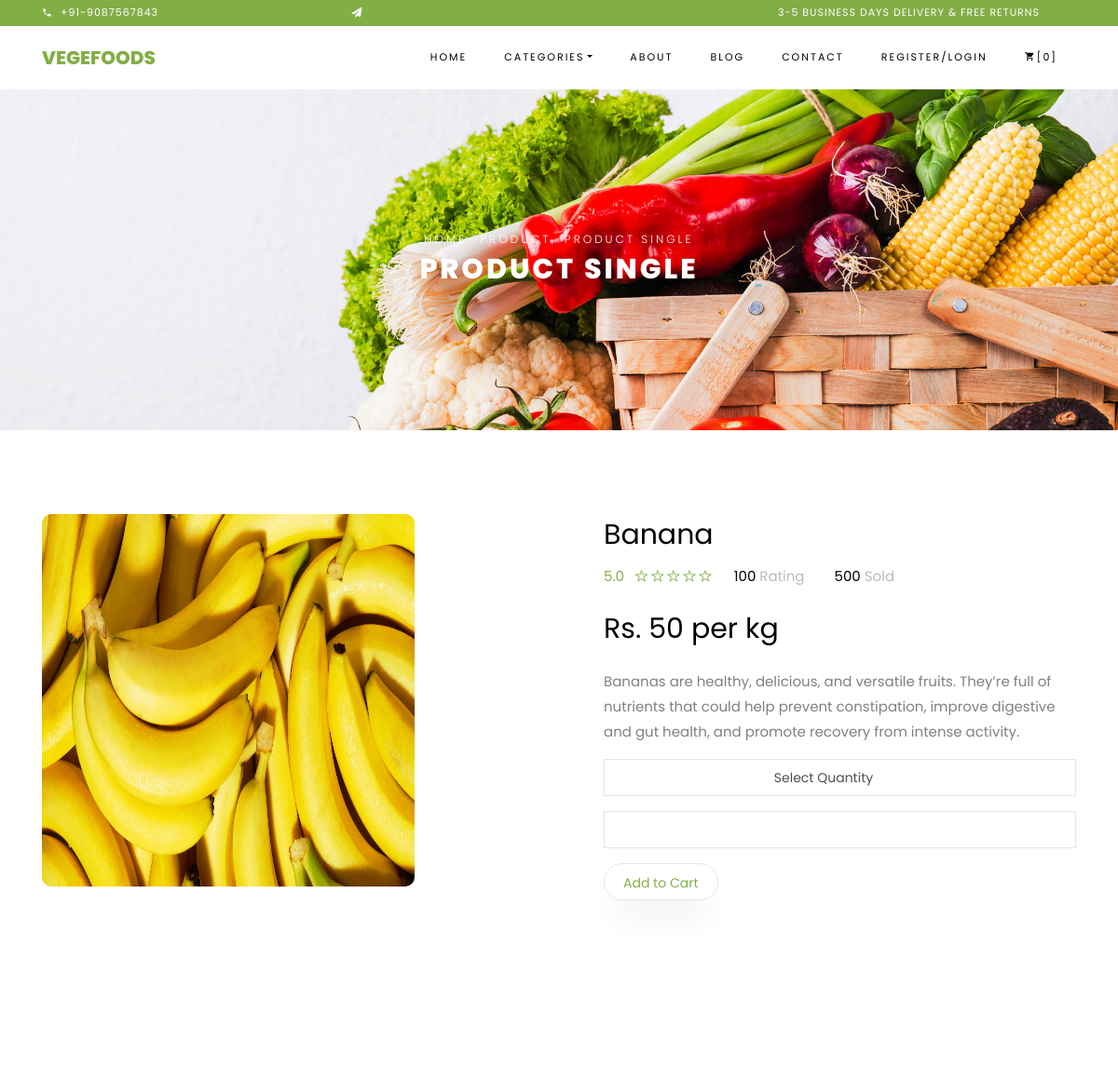
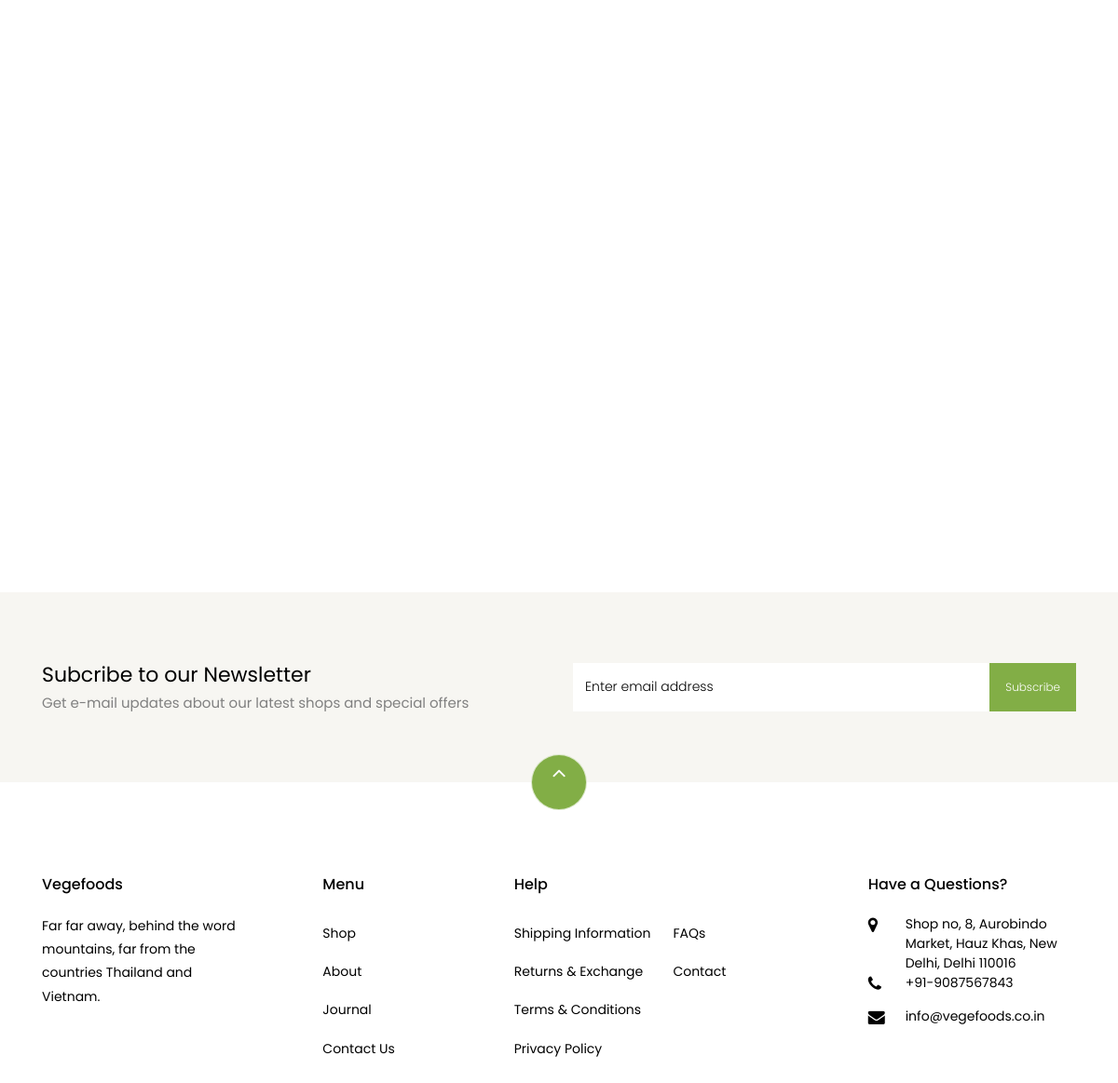
Page /Frontend/SingleProduct/8/ on the committed database (2 pictures, top to bottom).
### Backend/models.py (models this page shows)
class ProdcutDB(models.Model):
    CATEGORY = models.CharField(max_length=100, null=True, blank=True)
    PRONAME = models.CharField(max_length=100, null=True, blank=True)
    PROPRICE = models.IntegerField(null=True, blank=True)
    PRODESC = models.CharField(max_length=100, null=True, blank=True)
    PROIMAGE = models.ImageField(upload_to='Images', null=True, blank=True)

### Frontend/views.py (the view)
# urls.py: path('SingleProduct/<int:proid>/', views.SingleProduct, name='SingleProduct'),
def SingleProduct(request, proid):
    categories = CategoryDB.objects.all()
    product = ProdcutDB.objects.get(id=proid)
    return render(request, 'SingleProduct.html', {'product': product, 'categories': categories})

### Frontend/templates/SingleProduct.html (shortened to what this page needs)
<!DOCTYPE html>
{% load static %}
<html lang="en">
  <head>
    <link rel="stylesheet" href="{% static 'Home/css/open-iconic-bootstrap.min.css' %}">
    <link rel="stylesheet" href="{% static 'Home/css/animate.css' %}">
    <link rel="stylesheet" href="{% static 'Home/css/owl.carousel.min.css' %}">
    <link rel="stylesheet" href="{% static 'Home/css/owl.theme.default.min.css' %}">
    <link rel="stylesheet" href="{% static 'Home/css/magnific-popup.css' %}">
    <link rel="stylesheet" href="{% static 'Home/css/aos.css' %}">
    <link rel="stylesheet" href="{% static 'Home/css/ionicons.min.css' %}">
    <link rel="stylesheet" href="{% static 'Home/css/bootstrap-datepicker.css' %}">
    <link rel="stylesheet" href="{% static 'Home/css/jquery.timepicker.css' %}">
    <link rel="stylesheet" href="{% static 'Home/css/flaticon.css' %}">
    <link rel="stylesheet" href="{% static 'Home/css/icomoon.css' %}">
    <link rel="stylesheet" href="{% static 'Home/css/style.css' %}">
  </head>
  <body class="goto-here">
			<div class="py-1 bg-primary">
    	<div class="container">
    		<div class="row no-gutters d-flex align-items-start align-items-center px-md-0">
	    		<div class="col-lg-12 d-block">
		    		<div class="row d-flex">
		    			<div class="col-md pr-4 d-flex topper align-items-center">
					    	<div class="icon mr-2 d-flex justify-content-center align-items-center"><span class="icon-phone2"></span></div>
						    <span class="text">+91-9087567843</span>
					    </div>
					    <div class="col-md pr-4 d-flex topper align-items-center">
					    	<div class="icon mr-2 d-flex justify-content-center align-items-center"><span class="icon-paper-plane"></span></div>
					    </div>
					    <div class="col-md-5 pr-4 d-flex topper align-items-center text-lg-right">
						    <span class="text">3-5 Business days delivery &amp; Free Returns</span>
					    </div>
				    </div>
			    </div>
		    </div>
		  </div>
    </div>
    <nav class="navbar navbar-expand-lg navbar-dark ftco_navbar bg-dark ftco-navbar-light" id="ftco-navbar">
	    <div class="container">
	      <a class="navbar-brand" href="{% url 'Homepage' %}">Vegefoods</a>
	      <div class="collapse navbar-collapse" id="ftco-nav">
	        <ul class="navbar-nav ml-auto">
	          <li class="nav-item active"><a href="{% url 'Homepage' %}" class="nav-link">Home</a></li>
	          <li class="nav-item dropdown">
              <a class="nav-link dropdown-toggle" href="#" id="dropdown04" data-toggle="dropdown"
                 aria-haspopup="true" aria-expanded="false">Categories</a>
            </li>
	          <li class="nav-item"><a href="{% url 'AboutPage' %}" class="nav-link">About</a></li>
	          <li class="nav-item"><a href="{% url 'FrontendBlog' %}" class="nav-link">Blog</a></li>
	          <li class="nav-item"><a href="{% url 'ContactPage' %}" class="nav-link">Contact</a></li>
                {% if request.session.NAME %}
              <li class="nav-item"><a href="{% url 'UserLogout' %}" class="nav-link">Welcome
                  {{request.session.NAME}}/Logout</a></li>
                {% else %}
	          <li class="nav-item"><a href="{% url 'UserLogin' %}" class="nav-link">Register/Login</a></li>
                {% endif %}
	          <li class="nav-item cta cta-colored"><a href="{% url 'cart_page' %}" class="nav-link"><span
                      class="icon-shopping_cart"></span>[0]</a></li>
	        </ul>
	      </div>
	    </div>
	  </nav>
    <div class="hero-wrap hero-bread" style="background-image: url({% static 'Home/images/bg_1.jpg' %});">
      <div class="container">
        <div class="row no-gutters slider-text align-items-center justify-content-center">
          <div class="col-md-9 ftco-animate text-center">
          	<p class="breadcrumbs"><span class="mr-2"><a href="{% url 'Homepage' %}">Home</a></span> <span class="mr-2"><a href="index.html">Product</a></span> <span>Product Single</span></p>
            <h1 class="mb-0 bread">Product Single</h1>
          </div>
        </div>
      </div>
    </div>
    <section class="ftco-section">
    	<div class="container">
    		<div class="row">
    			<div class="col-lg-6 mb-5 ftco-animate">
    				<a href="{{product.PROIMAGE.url}}" class="image-popup">
						<img src="{{product.PROIMAGE.url}}" style="width:400px;height:400px;border-radius:10px;" alt="Colorlib Template"></a>
    			</div>
    			<div class="col-lg-6 product-details pl-md-5 ftco-animate">
    				<h3>{{product.PRONAME}}</h3>
    				<div class="rating d-flex">
							<p class="text-left mr-4">
								<a href="#" class="mr-2">5.0</a>
								<a href="#"><span class="ion-ios-star-outline"></span></a>
								<a href="#"><span class="ion-ios-star-outline"></span></a>
								<a href="#"><span class="ion-ios-star-outline"></span></a>
								<a href="#"><span class="ion-ios-star-outline"></span></a>
								<a href="#"><span class="ion-ios-star-outline"></span></a>
							</p>
							<p class="text-left mr-4">
								<a href="#" class="mr-2" style="color: #000;">100 <span style="color: #bbb;">Rating</span></a>
							</p>
							<p class="text-left">
								<a href="#" class="mr-2" style="color: #000;">500 <span style="color: #bbb;">Sold</span></a>
							</p>
						</div>
    				<p class="price"><span>Rs. {{product.PROPRICE}} per kg</span></p>
    				<p>{{product.PRODESC}}</p>
				<form action="{% url 'cartDBsave' %}" method="post">
				<div class="form-group">
                	<input type="number" class="form-control" placeholder="Select Quantity" name="qnty" min="1"
						   id="qty">
              	</div>
				<div class="form-group">
                	<input type="text" class="form-control" name="totalprice" id="totalprice">
              	</div>
				<button type="submit" class="btn btn-success rounded-pill bg-success">Add to Cart</button>
				</form>
    			</div>
    		</div>
    	</div>
    </section>
    <section class="ftco-section">
    	<div class="container">
				<div class="row justify-content-center mb-3 pb-3">
        </div>
    	</div>
    	<div class="container">
    		<div class="row">
    		</div>
    	</div>
    </section>
		<section class="ftco-section ftco-no-pt ftco-no-pb py-5 bg-light">
      <div class="container py-4">
        <div class="row d-flex justify-content-center py-5">
          <div class="col-md-6">
          	<h2 style="font-size: 22px;" class="mb-0">Subcribe to our Newsletter</h2>
          	<span>Get e-mail updates about our latest shops and special offers</span>
          </div>
          <div class="col-md-6 d-flex align-items-center">
            <form action="#" class="subscribe-form">
              <div class="form-group d-flex">
                <input type="text" class="form-control" placeholder="Enter email address">
                <input type="submit" value="Subscribe" class="submit px-3">
              </div>
            </form>
          </div>
        </div>
      </div>
    </section>
       <footer class="ftco-footer ftco-section">
      <div class="container">
      	<div class="row">
      		<div class="mouse">
						<a href="#" class="mouse-icon">
							<div class="mouse-wheel"><span class="ion-ios-arrow-up"></span></div>
						</a>
					</div>
      	</div>
        <div class="row mb-5">
          <div class="col-md">
            <div class="ftco-footer-widget mb-4">
              <h2 class="ftco-heading-2">Vegefoods</h2>
              <p>Far far away, behind the word mountains, far from the countries Thailand and Vietnam.</p>
              <ul class="ftco-footer-social list-unstyled float-md-left float-lft mt-5">
              </ul>
            </div>
          </div>
          <div class="col-md">
            <div class="ftco-footer-widget mb-4 ml-md-5">
              <h2 class="ftco-heading-2">Menu</h2>
              <ul class="list-unstyled">
                <li><a href="#" class="py-2 d-block">Shop</a></li>
                <li><a href="#" class="py-2 d-block">About</a></li>
                <li><a href="#" class="py-2 d-block">Journal</a></li>
                <li><a href="#" class="py-2 d-block">Contact Us</a></li>
              </ul>
            </div>
          </div>
          <div class="col-md-4">
             <div class="ftco-footer-widget mb-4">
              <h2 class="ftco-heading-2">Help</h2>
              <div class="d-flex">
	              <ul class="list-unstyled mr-l-5 pr-l-3 mr-4">
	                <li><a href="#" class="py-2 d-block">Shipping Information</a></li>
	                <li><a href="#" class="py-2 d-block">Returns &amp; Exchange</a></li>
	                <li><a href="#" class="py-2 d-block">Terms &amp; Conditions</a></li>
	                <li><a href="#" class="py-2 d-block">Privacy Policy</a></li>
	              </ul>
	              <ul class="list-unstyled">
	                <li><a href="#" class="py-2 d-block">FAQs</a></li>
	                <li><a href="#" class="py-2 d-block">Contact</a></li>
	              </ul>
	            </div>
            </div>
          </div>
          <div class="col-md">
            <div class="ftco-footer-widget mb-4">
            	<h2 class="ftco-heading-2">Have a Questions?</h2>
            	<div class="block-23 mb-3">
	              <ul>
	                <li><span class="icon icon-map-marker"></span><span class="text">Shop no, 8, Aurobindo Market, Hauz Khas, New Delhi, Delhi 110016</span></li>
	                <li><a href="#"><span class="icon icon-phone"></span><span class="text">+91-9087567843</span></a></li>
	                <li><a href="#"><span class="icon icon-envelope"></span>info@vegefoods.co.in</a></li>
	              </ul>
	            </div>
            </div>
          </div>
        </div>
      </div>
    </footer>
  </body>
</html>

### Frontend/static/Home/css/icomoon.css (style rules this page uses)
[class^="icon-"], [class*=" icon-"] { font-family: 'icomoon' !important; speak: none; font-style: normal; font-weight: normal; font-variant: normal; text-transform: none; line-height: 1; -webkit-font-smoothing: antialiased; -moz-osx-font-smoothing: grayscale; }
.icon-map-marker:before { content: "\f041"; }
.icon-phone:before { content: "\f095"; }
.icon-envelope:before { content: "\f0e0"; }
.icon-paper-plane:before { content: "\f1d8"; }
.icon-phone2:before { content: "\e0cd"; }
.icon-shopping_cart:before { content: "\e8cc"; }

### rows in the picture
ProdcutDB: PROIMAGE (picture), PRONAME "Banana", PROPRICE "50", PRODESC "Bananas are healthy, delicious, and versatile fruits. They’re full of nutrients that could help prevent constipation, improve digestive and gut health, and promote recovery from intense activity."
